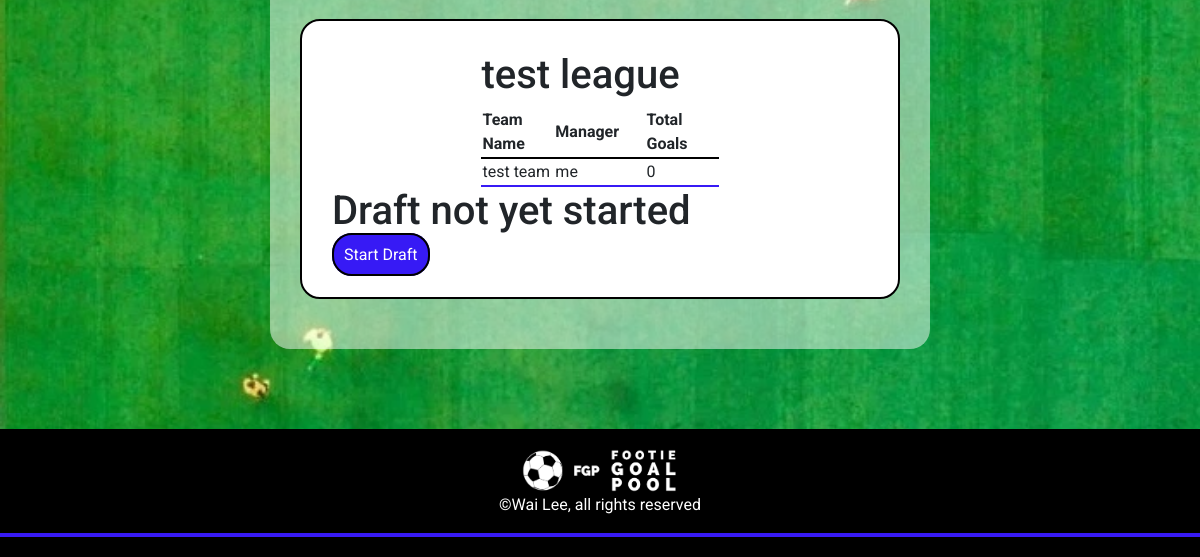
Page /leagueview (signed in, lower part) on the earlier database version.
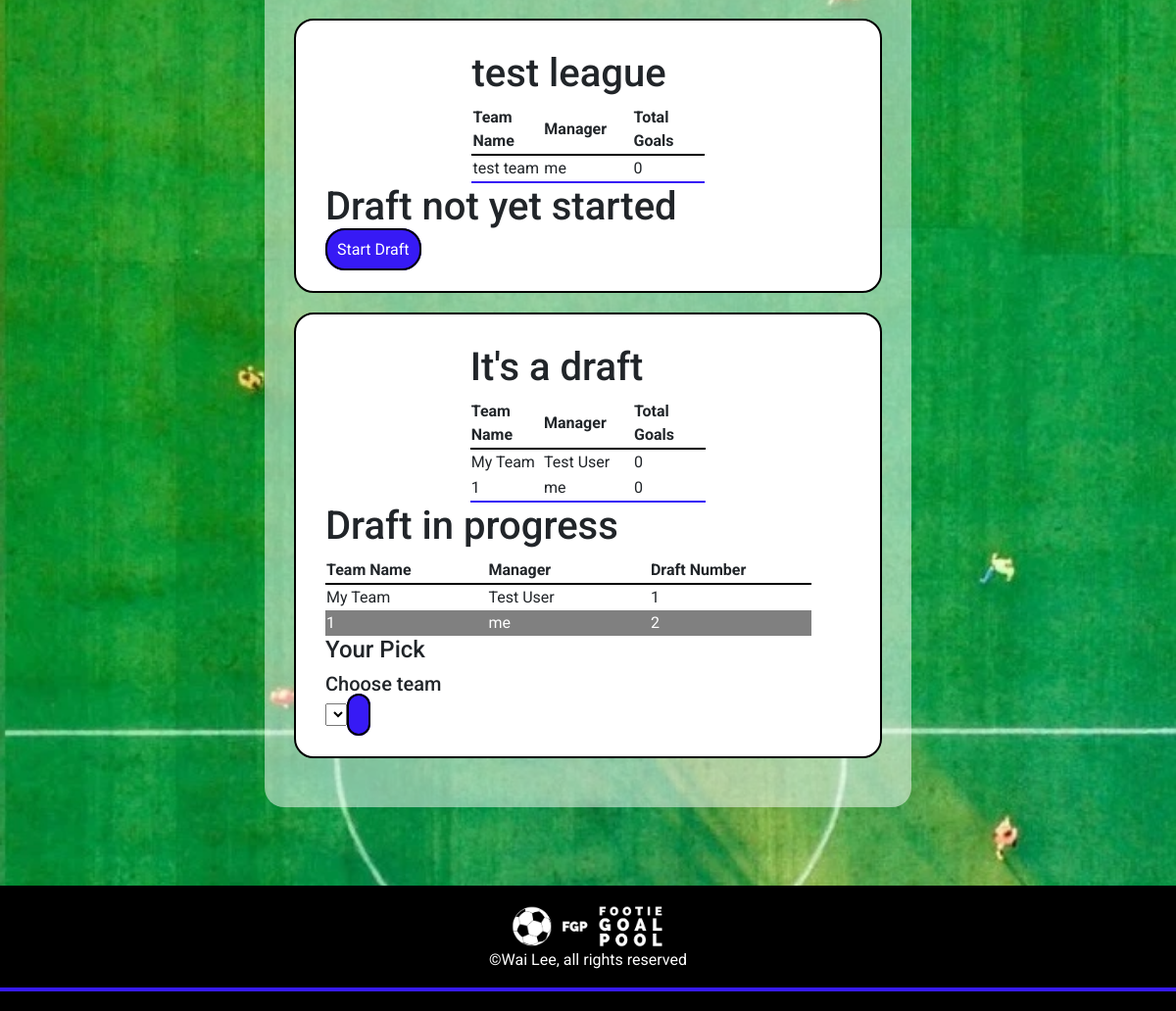
Same page on the later database version.
### goalpoolapp/models.py (models this page shows, shortened)
class League(models.Model):
    teamlimit = models.IntegerField()
    leaguename = models.CharField(max_length=64)
    leaguecode = models.CharField(max_length = 10, blank=True, null=True)
    teamplayerslimit = models.IntegerField(validators=[MaxValueValidator(20), MinValueValidator(1)])
    transfersActivated = models.BooleanField(default=False)
    transfersAllowed = models.BooleanField(default=False)
    duplicatePlayersAllowed = models.BooleanField()
    admin = models.ForeignKey(User, on_delete=models.CASCADE, related_name="administratedleague")
    draftcomplete = models.BooleanField(default=False)
    draftstarted = models.BooleanField(default=False)
    draftposition = models.IntegerField(default=1)
    draftdecending = models.BooleanField(default=False)

class Team(models.Model):
    manager = models.ForeignKey(User, on_delete=models.CASCADE, related_name="managedteams")
    league = models.ForeignKey(League, on_delete=models.CASCADE, related_name="leagueteams")
    players = models.ManyToManyField(Player, related_name="teams", blank=True)
    provisionalplayers = models.ManyToManyField(Player, related_name="provisionalteams", blank=True)
    rank = models.IntegerField(default=1)
    teamname = models.CharField(max_length=64)
    totalgoals = models.IntegerField(default=0)
    draftnumber = models.IntegerField(blank=True, null=True)

class User(AbstractUser):
    pass

### goalpoolapp/views.py (the view)
# urls.py: path('leagueview', views.leagueview, name='leagueview'),
def leagueview(request):
    teams = Team.objects.filter(manager=request.user)
    leagues = League.objects.filter(leagueteams__in=teams)
    return render(request, 'goalpoolapp/leagueview.html', {
        "teams": teams,
        "leagues": leagues,
    })

### goalpoolapp/templates/goalpoolapp/leagueview.html (shortened to what this page needs)
{% extends "goalpoolapp/layout.html" %}
{% load static %}
{% block body %}
<div id="main-page-content-container">
    <div id="main-page-content">
        {% for league in leagues %}
            <div class="leaguecontainer">
                <div class="leaguetable">
                    <h3>{{ league.leaguename }}</h3>
                    <table>
                        <tr>
                            <th>Team Name</th>
                            <th>Manager</th>
                            <th>Total Goals</th>
                        </tr>
                        {% for team in league.leagueteams.all %}
                        <tr>
                            <td>{{ team.teamname }}</td>
                            <td>{{ team.manager }}</td>
                            <td>{{ team.totalgoals }}</td>
                        </tr>
                        {% endfor %}
                    </table>
                </div>
                <div class="leaguedetails">
                    {% if league.draftstarted == False %}
                        <h3>Draft not yet started</h3>
                        {% if league.admin == user %}
                            <a class="button" href="{% url 'goalpoolapp:draft' league.id %}">Start Draft</a>
                        {% endif %}
                    {% endif %}
                    {% if league.draftstarted == True and league.draftcomplete == False %}
                        <h3>Draft in progress</h3>
                        <table>
                            <tr>
                                <th>Team Name</th>
                                <th>Manager</th>
                                <th>Draft Number</th>
                            </tr>
                            {% for team in league.leagueteams.all|dictsort:"draftnumber" %}
                                <tr class="{% if team.draftnumber == league.draftposition %}draftselected{% endif %}">
                                    <td>{{ team.teamname }}</td>
                                    <td>{{ team.manager }}</td>
                                    <td>{{ team.draftnumber }}</td>
                                </tr>
                            {% endfor %}
                        </table>
                        {% for team in league.leagueteams.all %}
                            {% if team.draftnumber == league.draftposition %}
                                {% if team.manager == user %}
                                    <h4>Your Pick</h4>
                                    <h5>Choose team</h5>
                                    <select class="teamselectmenu"></select>
                                    <a class="button" href="{% url 'goalpoolapp:draft' league.id %}"></a>
                                {% else %}
                                    <h4>{{ team.manager }}'s pick</h4>
                                {% endif %}
                            {% endif %}
                        {% endfor %}
                    {% endif %}
                </div>
            </div>
        {% endfor %}
    </div>
</div>
{% endblock %}

Differences in the rows shown:
added League: leaguename "It's a draft"
added Team: teamname "My Team", manager "Test User", totalgoals "0", draftnumber "1"
added Team: teamname "1", manager "me", totalgoals "0", draftnumber "2"
